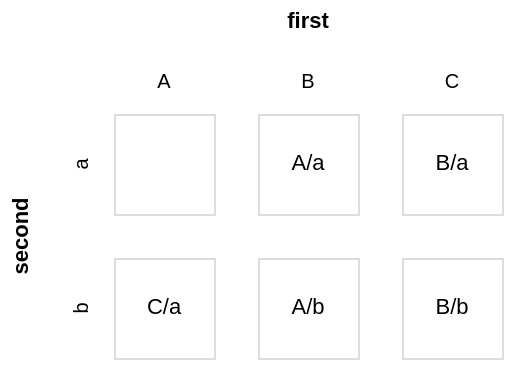

Write a Vega-Lite specification for this figure.
### Vega-Lite specification from a JSON file in a GitHub repository (floating-point values rounded to 4 significant figures)
{"$schema": "https://vega.github.io/schema/vega-lite/v6.json", "data": {"values": [{"first": "A", "second": "a", "value": "A/a"}, {"first": "B", "second": "a", "value": "B/a"}, {"first": "C", "second": "a", "value": "C/a"}, {"first": "A", "second": "b", "value": "A/b"}, {"first": "B", "second": "b", "value": "B/b"}]}, "facet": {"row": {"field": "second", "type": "nominal", "sort": ["a", "b"]}, "column": {"field": "first", "type": "nominal", "sort": ["A", "B", "C"]}}, "spec": {"width": 50, "height": 50, "layer": [{"mark": {"type": "text"}, "encoding": {"x": {"value": 25}, "y": {"value": 25}, "text": {"field": "value", "type": "nominal"}}}]}}
